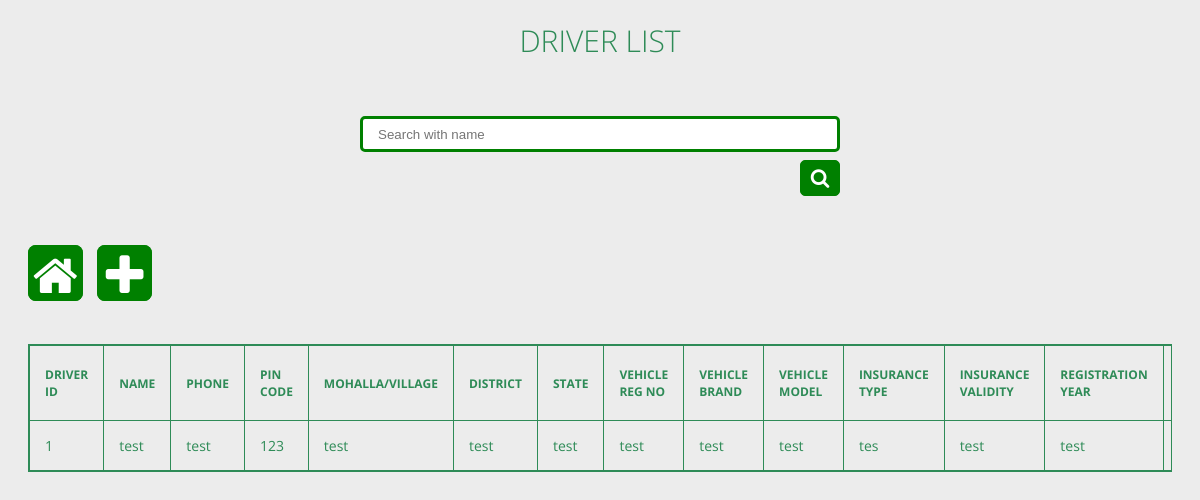
Page /driver (signed in) on the committed database.
### app/models.py (models this page shows, shortened)
class Driver(models.Model):
    driver_id = models.AutoField(primary_key=True)
    driver_name=models.CharField(max_length=150)
    mobile_no=models.CharField(max_length=20)
    pin_code=models.PositiveIntegerField()
    mohalla_or_village=models.CharField(max_length=200, null=True)
    district=models.CharField(max_length=200, null=True)
    state=models.CharField(max_length=200, null=True)
    vehicle_registration_no=models.CharField(max_length=100, null=True)
    vehicle_brand=models.CharField(max_length=100, null=True)
    vehicle_model=models.CharField(max_length=100, null=True)
    insurance_validity=models.CharField(max_length=100, null=True)
    insurance_type=models.CharField(max_length=100, null=True)
    registration_year=models.CharField(max_length=10, null=True)
    km_driven=models.CharField(max_length=50, null=True)
    choice=(('UNDER VARIFICATION','UNDER VARIFICATION'),('ACTIVE','ACTIVE'),('OFFLINE','OFFLINE'),('ON A RIDE','ON A RIDE'))
    status=models.CharField(max_length=50, choices=choice, default='UNDER VARIFICATION', null=True)
    def unid(self):
        return f'{self.driver_id}'

### app/views.py (the view)
# urls.py: path('driver', views.DriverList.as_view()),
@login_required
def driver(request):
    if 'q' in request.GET:
        q=request.GET['q']
        drivers=Driver.objects.filter(driver_name__icontains=q)
        drivers = drivers.filter(Q(status='ACTIVE') | Q(status='OFFLINE') | Q(status='ON A RIDE'))
    else:
        drivers=Driver.objects.all().filter(Q(status='ACTIVE') | Q(status='OFFLINE') | Q(status='ON A RIDE'))
    return render(request,'app/driver.html' , {'drivers':drivers})

### app/templates/app/driver.html (shortened to what this page needs)
{% load static %}
<html lang="en">
<head>
    <link rel="stylesheet" href="{% static 'css/driver.css' %}">
    <link rel="stylesheet" href="{% static 'css/search.css' %}">
    <link rel="stylesheet" href="https://maxcdn.bootstrapcdn.com/font-awesome/4.4.0/css/font-awesome.min.css">
</head>
<body>
    <section>
        <h1>Driver List</h1><br>
        <br><br><br><br>
        <div class="wrap">
          <div class="search">
            <form method="GET">
              <input name="q" type="text" class="searchTerm" placeholder="Search with name">
              <br>
              <br>
              <button type="submit" class="searchButton">
                <i class="fa fa-search"></i>
             </button>
            </form>
          </div>
       </div>
       <br><br><br>
       <div style="display: inline;">
        <a href="/" class="homebtn"><i class="fa fa-home fa-3x fa-inverse" aria-hidden="true" id="ic"></i></a>
      <a href="{% url 'createdriver' %}" class="homebtn crtbtn">
        <i class="fa fa-plus fa-3x fa-inverse" aria-hidden="true"></i>
      </a>
      </div>
       <br><br><br>
        <div class="tbl-content">
          <table cellpadding="0" cellspacing="0" border="1">
            <div class="tbl-header">
                <thead>
                    <tr>
                      <th>Driver ID</th>
                      <th>name</th>
                      <th>phone</th>
                      <th>pin code</th>
                      <th>mohalla/village</th>
                      <th>district</th>
                      <th>state</th>
                      <th>vehicle reg no</th>
                      <th>vehicle brand</th>
                      <th>vehicle model</th>
                      <th>insurance type</th>
                      <th>insurance validity</th>
                      <th>registration year</th>
                      <th>driven(km)</th>
                    </tr>
                  </thead>
                </div>
            <tbody>
              {% for i in drivers %}
            <tr>
              <td>{{ i.unid }}</td>
              <td>{{ i.driver_name }}</td>
              <td>{{ i.mobile_no }}</td>
              <td>{{ i.pin_code }}</td>
              <td>{{ i.mohalla_or_village }}</td>
              <td>{{ i.district }}</td>
              <td>{{ i.state }}</td>
              <td>{{ i.vehicle_registration_no }}</td>
              <td>{{ i.vehicle_brand }}</td>
              <td>{{ i.vehicle_model }}</td>
              <td>{{ i.insurance_type }}</td>
              <td>{{ i.insurance_validity }}</td>
              <td>{{ i.registration_year }}</td>
              <td>{{ i.km_driven }}</td>
            </tr>
              {% endfor %}
            </tbody>
          </table>
        </div>
      </section>
</body>
</html>

### static/css/driver.css (style rules this page uses)
h1 { font-size: 30px; color: #2E8B57; text-transform: uppercase; font-weight: 300; text-align: center; margin-bottom: 15px; }
table { border-color: #2E8B57; border-style: solid; width:100%; overflow-x: auto; border-collapse: collapse; }
thead { border: 1px solid #2E8B57; }
.tbl-header { background-color: rgba(255,255,255,0.3); }
.tbl-content { height:auto; overflow-x:auto; margin-top: 0px; border: 1px solid #2E8B57; }
th { padding: 20px 15px; text-align: left; font-weight: bolder; font-size: 12px; color: #2E8B57; text-transform: uppercase; }
td { padding: 15px; text-align: left; vertical-align:middle; font-weight: normal; font-size: 14px; color: #2E8B57; border-bottom: solid 1px #2E8B57; }
body { background: -webkit-linear-gradient(left, #ececec, #ececec); background: linear-gradient(to right, #ececec, #ececec); font-family: 'Roboto', sans-serif; }
section { margin: 20px; }

### static/css/search.css (style rules this page uses)
body { font-family: 'Open Sans', sans-serif; }
.homebtn { padding-top: 28px; padding-left: 2px; padding-right: 2px; border: 3px solid green; background-color: green; border-radius: 8px; }
.crtbtn { margin-bottom: -10px; margin-left: 10px; padding-left: 6px; padding-right: 6px; }
.search { width: 100%; position: relative; display: inline; }
.searchTerm { float:left; width: 100%; border: 3px solid green; padding: 15px; height: 20px; border-radius: 5px 5px 5px 5px; outline: none; color: #9DBFAF; }
.searchButton { float: right; width: 40px; height: 36px; border: 1px solid green; background: green; text-align: center; color: #fff; border-radius: 5px 5px 5px 5px; cursor: pointer; font-size: 20px; }
.wrap { margin-top: -30px; width: 40%; position: absolute; display: inline-block; left: 50%; transform: translate(-50%, -50%); }

### rows in the picture
Driver: unid "1", driver_name "test", mobile_no "test", pin_code "123", mohalla_or_village "test", district "test", state "test", vehicle_registration_no "test", vehicle_brand "test", vehicle_model "test", insurance_type "tes", insurance_validity "test", registration_year "test"
